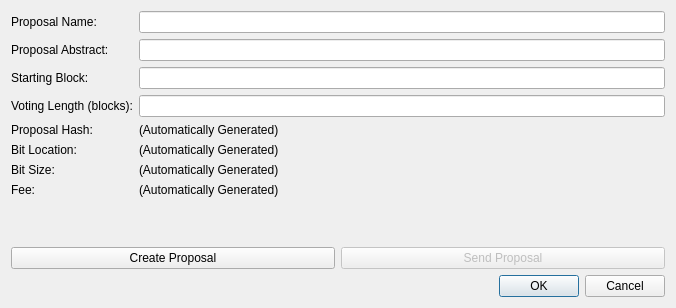
<?xml version="1.0" encoding="UTF-8"?>
<ui version="4.0">
 <class>CreateProposalDialog</class>
 <widget class="QDialog" name="CreateProposalDialog">
  <property name="geometry">
   <rect>
    <x>0</x>
    <y>0</y>
    <width>676</width>
    <height>308</height>
   </rect>
  </property>
  <property name="windowTitle">
   <string>Proposal Creation</string>
  </property>
  <layout class="QVBoxLayout" name="verticalLayout">
   <item>
    <layout class="QFormLayout" name="formLayout">
     <item row="0" column="0">
      <widget class="QLabel" name="label_ProposalName">
       <property name="text">
        <string>Proposal Name:</string>
       </property>
      </widget>
     </item>
     <item row="0" column="1">
      <widget class="QLineEdit" name="lineEdit_Name"/>
     </item>
     <item row="1" column="0">
      <widget class="QLabel" name="label_Abstract">
       <property name="text">
        <string>Proposal Abstract:</string>
       </property>
      </widget>
     </item>
     <item row="1" column="1">
      <widget class="QLineEdit" name="lineEdit_Abstract"/>
     </item>
     <item row="2" column="0">
      <widget class="QLabel" name="label_StartBlock">
       <property name="text">
        <string>Starting Block:</string>
       </property>
      </widget>
     </item>
     <item row="2" column="1">
      <widget class="QLineEdit" name="lineEdit_StartBlock"/>
     </item>
     <item row="3" column="0">
      <widget class="QLabel" name="label_Length">
       <property name="text">
        <string>Voting Length (blocks):</string>
       </property>
      </widget>
     </item>
     <item row="3" column="1">
      <widget class="QLineEdit" name="lineEdit_Length"/>
     </item>
     <item row="4" column="0">
      <widget class="QLabel" name="label_Hash">
       <property name="text">
        <string>Proposal Hash:</string>
       </property>
      </widget>
     </item>
     <item row="4" column="1">
      <widget class="QLabel" name="label_Hash_result">
       <property name="text">
        <string>(Automatically Generated)</string>
       </property>
      </widget>
     </item>
     <item row="5" column="0">
      <widget class="QLabel" name="label_Location">
       <property name="text">
        <string>Bit Location:</string>
       </property>
      </widget>
     </item>
     <item row="5" column="1">
      <widget class="QLabel" name="label_Location_result">
       <property name="text">
        <string>(Automatically Generated)</string>
       </property>
      </widget>
     </item>
     <item row="6" column="0">
      <widget class="QLabel" name="label_Size">
       <property name="text">
        <string>Bit Size:</string>
       </property>
      </widget>
     </item>
     <item row="6" column="1">
      <widget class="QLabel" name="label_Size_result">
       <property name="text">
        <string>(Automatically Generated)</string>
       </property>
      </widget>
     </item>
     <item row="7" column="0">
      <widget class="QLabel" name="label_Fee">
       <property name="text">
        <string>Fee:</string>
       </property>
      </widget>
     </item>
     <item row="7" column="1">
      <widget class="QLabel" name="label_Fee_result">
       <property name="text">
        <string>(Automatically Generated)</string>
       </property>
      </widget>
     </item>
    </layout>
   </item>
   <item>
    <layout class="QHBoxLayout" name="horizontalLayout_3">
     <item>
      <widget class="QPushButton" name="button_CreateProposal">
       <property name="text">
        <string>Create Proposal</string>
       </property>
      </widget>
     </item>
     <item>
      <widget class="QPushButton" name="button_SendProposal">
       <property name="enabled">
        <bool>false</bool>
       </property>
       <property name="text">
        <string>Send Proposal</string>
       </property>
      </widget>
     </item>
    </layout>
   </item>
   <item>
    <widget class="QDialogButtonBox" name="buttonBox">
     <property name="orientation">
      <enum>Qt::Horizontal</enum>
     </property>
     <property name="standardButtons">
      <set>QDialogButtonBox::Cancel|QDialogButtonBox::Ok</set>
     </property>
    </widget>
   </item>
  </layout>
 </widget>
 <resources/>
 <connections>
  <connection>
   <sender>buttonBox</sender>
   <signal>accepted()</signal>
   <receiver>CreateProposalDialog</receiver>
   <slot>accept()</slot>
   <hints>
    <hint type="sourcelabel">
     <x>248</x>
     <y>254</y>
    </hint>
    <hint type="destinationlabel">
     <x>157</x>
     <y>274</y>
    </hint>
   </hints>
  </connection>
  <connection>
   <sender>buttonBox</sender>
   <signal>rejected()</signal>
   <receiver>CreateProposalDialog</receiver>
   <slot>reject()</slot>
   <hints>
    <hint type="sourcelabel">
     <x>316</x>
     <y>260</y>
    </hint>
    <hint type="destinationlabel">
     <x>286</x>
     <y>274</y>
    </hint>
   </hints>
  </connection>
 </connections>
</ui>
